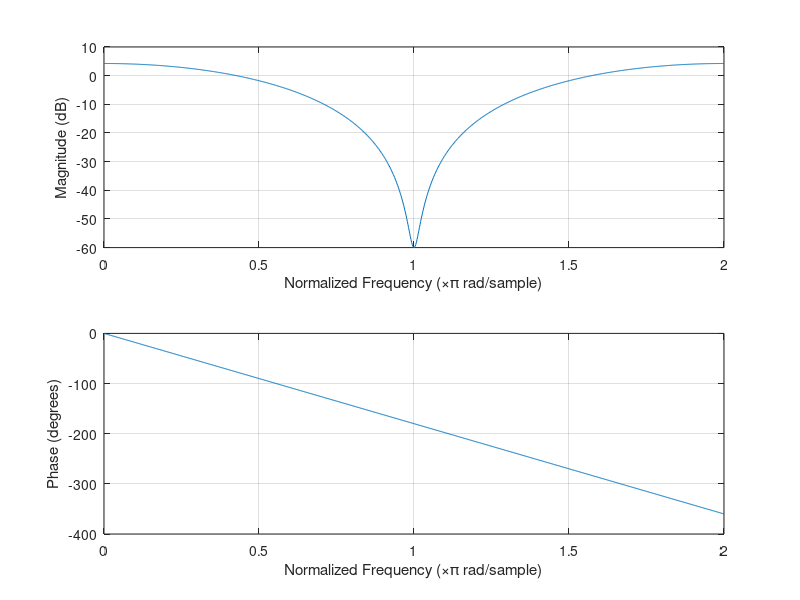

The MATLAB script that drew this image: (Note: this script raises an error after producing the figure.)
close all;
clear all;

% Variables d'initialisation

N = 16;     % Nombre de porteuses   
Nbits = 1000;   % Nombre de bits total
Nactives = 16;  % Nombre de porteuses actives
lignes_garde = 2;   % Nombre de lignes de garde

% Module & phase de la réponse en fréquence du canal de propagation

H = [0.407,0.815,0.407];
figure('Name','Module & phase de la réponse en fréquence du canal de propagation')
freqz(H,1,1024,"whole")

% Mapping du signal

Mapping = zeros(N,Nbits);
for i=1:Nactives
    Mapping(i,:) = randi([0 1],1,Nbits)*2 - 1;  % BPSK
end

% Canal Proakis

Xe = ifft(Mapping,N);

garde = Xe(N-lignes_garde+1:end,:); 
Xe_garde = [garde;Xe];  % On introduit ici un préfixe cyclique "au dessus" de Xe


ofdm_lineaire = reshape(Xe_garde, 1, Nbits*(N+lignes_garde));
SignalSortieCanal=filter(H,1,ofdm_lineaire);


% Figure DSP

DSP = pwelch(SignalSortieCanal,[],[],[],16,'centered');

figure('Name','DSP')
plot(10*log(DSP))
xlabel('Fréquence (Hz)')
ylabel('DSP')

% Démodulation

Y_reshape = reshape(SignalSortieCanal,size(Xe_garde));      % On reshape la matrice en ligne
Xe_sansprefixe = Y_reshape(lignes_garde+1:N+lignes_garde,:);      % On supprime le préfixe cyclique
Y_recu = fft(Xe_sansprefixe,N);

% Constellations 6 et 15

FPorteuse6 = Y_recu(6,:);   % On extrait les points sur la porteuse 6
FPorteuse15 = Y_recu(15,:); % On extrait les points sur la porteuse 15

figure('Name','Constellation de la 6ème porteuse');
scatter(real(FPorteuse6), imag(FPorteuse6));    % On affiche la partie imaginaire en fonction de la partie réelle de chaque point
xlabel('Partie réelle');
ylabel('Partie imaginaire');

figure('Name','Constellation de la 15ème porteuse');
scatter(real(FPorteuse15), imag(FPorteuse15));  % On affiche la partie imaginaire en fonction de la partie réelle de chaque point
xlabel('Partie réelle');
ylabel('Partie imaginaire');

% TEB

Y_fin = real(Y_recu)>0;
Y_fin = Y_fin*2-1;
TEB = mean(Mapping~=Y_fin,"all");

disp('Le TEB est de');
disp(TEB);


